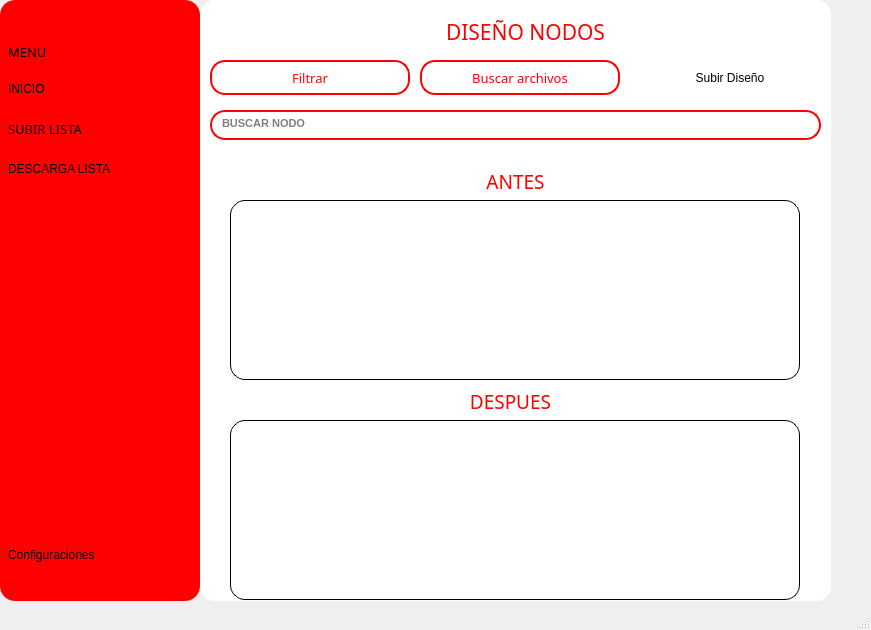
<?xml version="1.0" encoding="UTF-8"?>
<ui version="4.0">
 <class>MainWindow</class>
 <widget class="QMainWindow" name="MainWindow">
  <property name="geometry">
   <rect>
    <x>0</x>
    <y>0</y>
    <width>871</width>
    <height>630</height>
   </rect>
  </property>
  <property name="windowTitle">
   <string>MainWindow</string>
  </property>
  <widget class="QWidget" name="centralwidget">
   <widget class="QWidget" name="widget_2" native="true">
    <property name="geometry">
     <rect>
      <x>0</x>
      <y>0</y>
      <width>871</width>
      <height>651</height>
     </rect>
    </property>
    <widget class="QFrame" name="frame_lateral_2">
     <property name="geometry">
      <rect>
       <x>0</x>
       <y>0</y>
       <width>200</width>
       <height>601</height>
      </rect>
     </property>
     <property name="minimumSize">
      <size>
       <width>200</width>
       <height>0</height>
      </size>
     </property>
     <property name="maximumSize">
      <size>
       <width>0</width>
       <height>12000</height>
      </size>
     </property>
     <property name="sizeIncrement">
      <size>
       <width>0</width>
       <height>0</height>
      </size>
     </property>
     <property name="styleSheet">
      <string notr="true">QFrame{
background-color: rgb(255, 0, 0);
border-radius:15px;
}


</string>
     </property>
     <property name="frameShape">
      <enum>QFrame::StyledPanel</enum>
     </property>
     <property name="frameShadow">
      <enum>QFrame::Raised</enum>
     </property>
     <layout class="QVBoxLayout" name="verticalLayout_7">
      <property name="spacing">
       <number>0</number>
      </property>
      <property name="leftMargin">
       <number>0</number>
      </property>
      <property name="topMargin">
       <number>0</number>
      </property>
      <property name="rightMargin">
       <number>0</number>
      </property>
      <property name="bottomMargin">
       <number>0</number>
      </property>
      <item>
       <layout class="QHBoxLayout" name="horizontalLayout_6">
        <property name="spacing">
         <number>0</number>
        </property>
        <property name="leftMargin">
         <number>10</number>
        </property>
        <property name="topMargin">
         <number>10</number>
        </property>
        <property name="rightMargin">
         <number>120</number>
        </property>
        <property name="bottomMargin">
         <number>10</number>
        </property>
        <item>
         <widget class="QPushButton" name="bt_restaurar">
          <property name="maximumSize">
           <size>
            <width>16777215</width>
            <height>35</height>
           </size>
          </property>
          <property name="styleSheet">
           <string notr="true">QPushButton{
border:0px;
}
QPushButton#bt_restaurar:pressed{
padding-left:1px;
padding-top:1px;

}</string>
          </property>
          <property name="text">
           <string/>
          </property>
          <property name="icon">
           <iconset>
            <normaloff>../images/fullscreen.png</normaloff>../images/fullscreen.png</iconset>
          </property>
         </widget>
        </item>
        <item>
         <widget class="QPushButton" name="bt_close">
          <property name="maximumSize">
           <size>
            <width>16777215</width>
            <height>35</height>
           </size>
          </property>
          <property name="styleSheet">
           <string notr="true">QPushButton{
border:0px;
}
QPushButton#bt_close:pressed{
padding-left:1px;
padding-top:1px;

}</string>
          </property>
          <property name="text">
           <string/>
          </property>
          <property name="icon">
           <iconset>
            <normaloff>../images/cerca.png</normaloff>../images/cerca.png</iconset>
          </property>
         </widget>
        </item>
        <item>
         <widget class="QPushButton" name="bt_minimizar">
          <property name="maximumSize">
           <size>
            <width>16777215</width>
            <height>35</height>
           </size>
          </property>
          <property name="styleSheet">
           <string notr="true">QPushButton{
border:0px;
}
QPushButton#bt_minimizar:pressed{
padding-left:1px;
padding-top:1px;

}</string>
          </property>
          <property name="text">
           <string/>
          </property>
          <property name="icon">
           <iconset>
            <normaloff>../images/minus.png</normaloff>../images/minus.png</iconset>
          </property>
         </widget>
        </item>
        <item>
         <widget class="QPushButton" name="bt_max">
          <property name="maximumSize">
           <size>
            <width>16777215</width>
            <height>35</height>
           </size>
          </property>
          <property name="styleSheet">
           <string notr="true">QPushButton{
border:0px;
}
QPushButton#bt_max:pressed{
padding-left:1px;
padding-top:1px;

}</string>
          </property>
          <property name="text">
           <string/>
          </property>
          <property name="icon">
           <iconset>
            <normaloff>../images/minimize.png</normaloff>../images/minimize.png</iconset>
          </property>
         </widget>
        </item>
       </layout>
      </item>
      <item>
       <widget class="QPushButton" name="bt_menu">
        <property name="minimumSize">
         <size>
          <width>200</width>
          <height>35</height>
         </size>
        </property>
        <property name="maximumSize">
         <size>
          <width>16777215</width>
          <height>35</height>
         </size>
        </property>
        <property name="font">
         <font>
          <family>Arial Black</family>
          <pointsize>10</pointsize>
          <weight>10</weight>
          <italic>false</italic>
          <bold>false</bold>
          <kerning>true</kerning>
         </font>
        </property>
        <property name="layoutDirection">
         <enum>Qt::LeftToRight</enum>
        </property>
        <property name="autoFillBackground">
         <bool>false</bool>
        </property>
        <property name="styleSheet">
         <string notr="true">QPushButton#bt_menu:pressed{
padding-left:5px;
padding-top:5px;
background-color:rgba(105, 118, 132, 200);

}

QPushButton#bt_menu:hover{
font:87 10pt &quot;Arial Black&quot;;
background-color:white;

}
QPushButton#bt_menu{
backgroud-color:#aa00ff;
font:87 10pt &quot;Arial Black&quot;;
border-radius:15px;
text-align: left;
padding-left: 8px;

}
 </string>
        </property>
        <property name="text">
         <string>MENU</string>
        </property>
        <property name="icon">
         <iconset>
          <normaloff>../images/menu.png</normaloff>../images/menu.png</iconset>
        </property>
        <property name="iconSize">
         <size>
          <width>15</width>
          <height>15</height>
         </size>
        </property>
       </widget>
      </item>
      <item>
       <widget class="QPushButton" name="bt_inicio">
        <property name="minimumSize">
         <size>
          <width>0</width>
          <height>40</height>
         </size>
        </property>
        <property name="maximumSize">
         <size>
          <width>16777215</width>
          <height>40</height>
         </size>
        </property>
        <property name="styleSheet">
         <string notr="true">QPushButton#bt_inicio:pressed{
padding-left:5px;
padding-top:5px;
background-color:rgba(105, 118, 132, 200);
}

QPushButton#bt_inicio:hover{
font:87 10pt &quot;Arial Black&quot;;
background-color:white;
}
QPushButton#bt_inicio{
backgroud-color:#aa00ff;
font:87 10pt &quot;Arial Black&quot;;
border-radius:15px;
text-align: left;
padding-left: 8px;
}</string>
        </property>
        <property name="text">
         <string>INICIO</string>
        </property>
        <property name="icon">
         <iconset>
          <normaloff>../images/hogar.png</normaloff>../images/hogar.png</iconset>
        </property>
       </widget>
      </item>
      <item>
       <widget class="QPushButton" name="bt_base_datos">
        <property name="minimumSize">
         <size>
          <width>0</width>
          <height>40</height>
         </size>
        </property>
        <property name="maximumSize">
         <size>
          <width>16777215</width>
          <height>40</height>
         </size>
        </property>
        <property name="font">
         <font>
          <family>Arial Black</family>
          <pointsize>10</pointsize>
          <weight>10</weight>
          <italic>false</italic>
          <bold>false</bold>
         </font>
        </property>
        <property name="styleSheet">
         <string notr="true">QPushButton#bt_base_datos:pressed{
padding-left:5px;
padding-top:5px;
background-color:rgba(105, 118, 132, 200);
}

QPushButton#bt_base_datos:hover{
font:87 10pt &quot;Arial Black&quot;;
background-color:white;
}
QPushButton#bt_base_datos{
backgroud-color:#aa00ff;
font:87 10pt &quot;Arial Black&quot;;
border-radius:15px;
text-align: left;
padding-left: 8px;
}</string>
        </property>
        <property name="text">
         <string>SUBIR LISTA</string>
        </property>
        <property name="icon">
         <iconset>
          <normaloff>../images/flecha-hacia-arriba.png</normaloff>../images/flecha-hacia-arriba.png</iconset>
        </property>
       </widget>
      </item>
      <item>
       <widget class="QPushButton" name="bt_list">
        <property name="minimumSize">
         <size>
          <width>0</width>
          <height>40</height>
         </size>
        </property>
        <property name="maximumSize">
         <size>
          <width>16777215</width>
          <height>40</height>
         </size>
        </property>
        <property name="styleSheet">
         <string notr="true">QPushButton#bt_list:pressed{
padding-left:5px;
padding-top:5px;
background-color:rgba(105, 118, 132, 200);
}

QPushButton#bt_list:hover{
font:87 10pt &quot;Arial Black&quot;;
background-color:white;
}
QPushButton#bt_list{
backgroud-color:#aa00ff;
font:87 10pt &quot;Arial Black&quot;;
border-radius:15px;
text-align: left;
padding-left: 8px;
}</string>
        </property>
        <property name="text">
         <string>DESCARGA LISTA</string>
        </property>
        <property name="icon">
         <iconset>
          <normaloff>../images/flecha-hacia-abajo.png</normaloff>../images/flecha-hacia-abajo.png</iconset>
        </property>
       </widget>
      </item>
      <item>
       <spacer name="verticalSpacer_3">
        <property name="orientation">
         <enum>Qt::Vertical</enum>
        </property>
        <property name="sizeHint" stdset="0">
         <size>
          <width>20</width>
          <height>360</height>
         </size>
        </property>
       </spacer>
      </item>
      <item>
       <widget class="QPushButton" name="bt_config">
        <property name="minimumSize">
         <size>
          <width>0</width>
          <height>40</height>
         </size>
        </property>
        <property name="maximumSize">
         <size>
          <width>16777215</width>
          <height>40</height>
         </size>
        </property>
        <property name="styleSheet">
         <string notr="true">QPushButton#bt_config:pressed{
padding-left:5px;
padding-top:5px;
background-color:rgba(105, 118, 132, 200);
}

QPushButton#bt_config:hover{
font:87 10pt &quot;Arial Black&quot;;
background-color:white;
}
QPushButton#bt_config{
backgroud-color:#aa00ff;
font:87 10pt &quot;Arial Black&quot;;
border-radius:15px;
text-align: left;
padding-left: 8px;
}</string>
        </property>
        <property name="text">
         <string>Configuraciones</string>
        </property>
        <property name="icon">
         <iconset>
          <normaloff>../images/configuraciones.png</normaloff>../images/configuraciones.png</iconset>
        </property>
       </widget>
      </item>
      <item>
       <spacer name="verticalSpacer_4">
        <property name="orientation">
         <enum>Qt::Vertical</enum>
        </property>
        <property name="sizeHint" stdset="0">
         <size>
          <width>20</width>
          <height>40</height>
         </size>
        </property>
       </spacer>
      </item>
     </layout>
    </widget>
    <widget class="QStackedWidget" name="stackedWidget_2">
     <property name="geometry">
      <rect>
       <x>200</x>
       <y>0</y>
       <width>631</width>
       <height>601</height>
      </rect>
     </property>
     <property name="styleSheet">
      <string notr="true">background-color: rgb(255, 255, 255);
border-radius:15px;</string>
     </property>
     <property name="currentIndex">
      <number>0</number>
     </property>
     <widget class="QWidget" name="page_tres">
      <widget class="QLabel" name="label_21">
       <property name="geometry">
        <rect>
         <x>200</x>
         <y>390</y>
         <width>221</width>
         <height>22</height>
        </rect>
       </property>
       <property name="font">
        <font>
         <family>Lucida Bright</family>
         <pointsize>14</pointsize>
        </font>
       </property>
       <property name="styleSheet">
        <string notr="true">color:red;</string>
       </property>
       <property name="text">
        <string>DESPUES</string>
       </property>
       <property name="alignment">
        <set>Qt::AlignCenter</set>
       </property>
      </widget>
      <widget class="QLabel" name="label_17">
       <property name="geometry">
        <rect>
         <x>200</x>
         <y>170</y>
         <width>231</width>
         <height>22</height>
        </rect>
       </property>
       <property name="font">
        <font>
         <family>Lucida Bright</family>
         <pointsize>14</pointsize>
        </font>
       </property>
       <property name="styleSheet">
        <string notr="true">color:red;</string>
       </property>
       <property name="text">
        <string>ANTES</string>
       </property>
       <property name="alignment">
        <set>Qt::AlignCenter</set>
       </property>
      </widget>
      <widget class="QTableView" name="tableView">
       <property name="geometry">
        <rect>
         <x>30</x>
         <y>420</y>
         <width>570</width>
         <height>180</height>
        </rect>
       </property>
       <property name="styleSheet">
        <string notr="true">QTableView {border: 1px solid black ;
background-color: white; color: black; }
QTableView::item { border-bottom: 1px solid black; border-right: 1px solid black;
 height: 50px; width: 100px; 
}
QHeaderView::section { background-color: gray; color: white; }
QTableView::item:selected { background-color: blue; color: white;	}</string>
       </property>
      </widget>
      <widget class="QTableWidget" name="tableWidget">
       <property name="geometry">
        <rect>
         <x>30</x>
         <y>200</y>
         <width>570</width>
         <height>180</height>
        </rect>
       </property>
       <property name="styleSheet">
        <string notr="true">QTableView {border: 1px solid black ;
background-color: white; color: black; }
QTableView::item { border-bottom: 1px solid black; border-right: 1px solid black;
 height: 50px; width: 100px; 
}
QHeaderView::section { background-color: gray; color: white; }
QTableView::item:selected { background-color: blue; color: white;	}</string>
       </property>
      </widget>
      <widget class="QLabel" name="label_19">
       <property name="geometry">
        <rect>
         <x>200</x>
         <y>20</y>
         <width>251</width>
         <height>23</height>
        </rect>
       </property>
       <property name="font">
        <font>
         <family>Lucida Bright</family>
         <pointsize>16</pointsize>
        </font>
       </property>
       <property name="styleSheet">
        <string notr="true">color:red;</string>
       </property>
       <property name="text">
        <string>DISEÑO NODOS</string>
       </property>
       <property name="alignment">
        <set>Qt::AlignCenter</set>
       </property>
      </widget>
      <widget class="QLineEdit" name="lineEdit_buscar">
       <property name="geometry">
        <rect>
         <x>10</x>
         <y>110</y>
         <width>611</width>
         <height>30</height>
        </rect>
       </property>
       <property name="font">
        <font>
         <pointsize>8</pointsize>
         <weight>75</weight>
         <bold>true</bold>
        </font>
       </property>
       <property name="styleSheet">
        <string notr="true">
border-radius:15px;

padding-bottom:3px;
border:1.5px solid red;
padding-left: 8px;</string>
       </property>
       <property name="placeholderText">
        <string>BUSCAR NODO</string>
       </property>
      </widget>
      <widget class="QPushButton" name="bt_filtrar">
       <property name="geometry">
        <rect>
         <x>10</x>
         <y>60</y>
         <width>200</width>
         <height>35</height>
        </rect>
       </property>
       <property name="minimumSize">
        <size>
         <width>200</width>
         <height>35</height>
        </size>
       </property>
       <property name="maximumSize">
        <size>
         <width>16777215</width>
         <height>35</height>
        </size>
       </property>
       <property name="font">
        <font>
         <family>Arial Black</family>
         <pointsize>10</pointsize>
         <weight>6</weight>
         <italic>false</italic>
         <bold>false</bold>
         <kerning>true</kerning>
        </font>
       </property>
       <property name="layoutDirection">
        <enum>Qt::LeftToRight</enum>
       </property>
       <property name="autoFillBackground">
        <bool>false</bool>
       </property>
       <property name="styleSheet">
        <string notr="true">QPushButton#bt_filtrar:pressed{
padding-left:5px;
padding-top:5px;
background-color:#505050;

}

QPushButton#bt_filtrar:hover{
font:50 10pt &quot;Arial Black&quot;;
background-color:white;

}
QPushButton#bt_filtrar{
backgroud-color:#505050;
font:50 10pt &quot;Arial Black&quot;;
border-radius:15px;
border:1.5px solid red;
color:red;
}



</string>
       </property>
       <property name="text">
        <string>Filtrar</string>
       </property>
       <property name="iconSize">
        <size>
         <width>15</width>
         <height>15</height>
        </size>
       </property>
      </widget>
      <widget class="QPushButton" name="bt_search_files">
       <property name="geometry">
        <rect>
         <x>220</x>
         <y>60</y>
         <width>200</width>
         <height>35</height>
        </rect>
       </property>
       <property name="minimumSize">
        <size>
         <width>200</width>
         <height>35</height>
        </size>
       </property>
       <property name="maximumSize">
        <size>
         <width>16777215</width>
         <height>35</height>
        </size>
       </property>
       <property name="font">
        <font>
         <family>Arial Black</family>
         <pointsize>10</pointsize>
         <weight>6</weight>
         <italic>false</italic>
         <bold>false</bold>
         <kerning>true</kerning>
        </font>
       </property>
       <property name="layoutDirection">
        <enum>Qt::LeftToRight</enum>
       </property>
       <property name="autoFillBackground">
        <bool>false</bool>
       </property>
       <property name="styleSheet">
        <string notr="true">QPushButton#bt_search_files:pressed{
padding-left:5px;
padding-top:5px;
background-color:#505050;

}

QPushButton#bt_search_files:hover{
font:50 10pt &quot;Arial Black&quot;;
background-color:white;

}
QPushButton#bt_search_files{
backgroud-color:#505050;
font:50 10pt &quot;Arial Black&quot;;
border-radius:15px;
border:1.5px solid red;
color:red;
}



</string>
       </property>
       <property name="text">
        <string>Buscar archivos</string>
       </property>
       <property name="iconSize">
        <size>
         <width>15</width>
         <height>15</height>
        </size>
       </property>
      </widget>
      <widget class="QPushButton" name="bt_upload_file">
       <property name="geometry">
        <rect>
         <x>430</x>
         <y>60</y>
         <width>200</width>
         <height>35</height>
        </rect>
       </property>
       <property name="styleSheet">
        <string notr="true">QPushButton#bt_upload_file:pressed{
padding-left:5px;
padding-top:5px;
background-color:#505050;

}

QPushButton#bt_upload_file:hover{
font:50 10pt &quot;Arial Black&quot;;
background-color:white;

}
QPushButton#bt_upload_file{
backgroud-color:#505050;
font:50 10pt &quot;Arial Black&quot;;
border-radius:15px;
border:1.5px solid red;
color:red;
}
</string>
       </property>
       <property name="text">
        <string>Subir Diseño</string>
       </property>
      </widget>
     </widget>
     <widget class="QWidget" name="page_uno">
      <widget class="QLabel" name="label_27">
       <property name="geometry">
        <rect>
         <x>230</x>
         <y>20</y>
         <width>221</width>
         <height>41</height>
        </rect>
       </property>
       <property name="font">
        <font>
         <pointsize>14</pointsize>
         <weight>75</weight>
         <bold>true</bold>
        </font>
       </property>
       <property name="styleSheet">
        <string notr="true">color:red;</string>
       </property>
       <property name="text">
        <string>DESCARGA DE LISTAS</string>
       </property>
      </widget>
      <widget class="QLineEdit" name="lineEdit_descargar_lista">
       <property name="geometry">
        <rect>
         <x>70</x>
         <y>80</y>
         <width>531</width>
         <height>31</height>
        </rect>
       </property>
       <property name="font">
        <font>
         <weight>75</weight>
         <bold>true</bold>
        </font>
       </property>
       <property name="styleSheet">
        <string notr="true">border-radius:15px;

padding-bottom:3px;
border:1.5px solid red;
padding-left: 8px;</string>
       </property>
       <property name="placeholderText">
        <string>LISTA A DESCARGAR</string>
       </property>
      </widget>
      <widget class="QLabel" name="label_28">
       <property name="geometry">
        <rect>
         <x>250</x>
         <y>150</y>
         <width>181</width>
         <height>31</height>
        </rect>
       </property>
       <property name="font">
        <font>
         <pointsize>14</pointsize>
         <weight>75</weight>
         <bold>true</bold>
        </font>
       </property>
       <property name="styleSheet">
        <string notr="true">color:red;</string>
       </property>
       <property name="text">
        <string>GUARDAR COMO:</string>
       </property>
      </widget>
      <widget class="QPushButton" name="download_LIST">
       <property name="geometry">
        <rect>
         <x>230</x>
         <y>250</y>
         <width>211</width>
         <height>31</height>
        </rect>
       </property>
       <property name="styleSheet">
        <string notr="true">QPushButton#download_list:pressed{
padding-left:5px;
padding-top:5px;
background-color:#505050;

}

QPushButton#download_list:hover{
font:87 10pt &quot;Arial Black&quot;;
background-color:white;

}
QPushButton#download_list{
backgroud-color:#505050;
font:87 10pt &quot;Arial Black&quot;;
border-radius:15px;
border:1.5px solid red;
color:red;
}



</string>
       </property>
       <property name="text">
        <string>Descargar lista</string>
       </property>
      </widget>
      <widget class="QProgressBar" name="progressBar">
       <property name="geometry">
        <rect>
         <x>120</x>
         <y>380</y>
         <width>421</width>
         <height>31</height>
        </rect>
       </property>
       <property name="styleSheet">
        <string notr="true">QProgressBar {
    border: 2px solid grey;
    border-radius: 5px;
    text-align: center;
}

QProgressBar::chunk {
    background-color: qlineargradient(x1:0, y1:0, x2:1, y2:0,
        stop:0 #FFDAB9, stop:1 #CD5C5C);
    border-radius: 5px;
}</string>
       </property>
       <property name="value">
        <number>0</number>
       </property>
      </widget>
      <widget class="QComboBox" name="comboBox">
       <property name="geometry">
        <rect>
         <x>210</x>
         <y>200</y>
         <width>251</width>
         <height>31</height>
        </rect>
       </property>
       <property name="styleSheet">
        <string notr="true">QComboBox {
                font: 16px;
                color: #555555;
                border: 2px solid red;
                border-radius: 8px;
                padding: 5px;
            }
QComboBox:hover {
                border-color:red;
            }
            
QComboBox::drop-down {
                subcontrol-origin: padding;
                subcontrol-position: top right;
                width: 25px;
                border-left-width: 0px;
                border-top-width: 0px;
                border-bottom-width: 0px;
                border-right-width: 0px;
                border-color: black;
                border-style: solid;
                border-radius: 8px;
            }
            
QComboBox::down-arrow {
               
                width: 16px;
                height: 16px;
            }
            
QComboBox::down-button {
                border: 2px solid #888888;
                border-radius: 8px;
                padding: 5px;
                background-color: #eeeeee;
            }
            
QComboBox::up-button {
                border: 2px solid #888888;
                border-radius: 8px;
                padding: 5px;
                background-color: #eeeeee;
            }
            
QComboBox:disabled {
                color: black;
            }            
</string>
       </property>
       <property name="editable">
        <bool>false</bool>
       </property>
       <property name="currentText">
        <string>Elija nombre del archivo</string>
       </property>
       <property name="maxVisibleItems">
        <number>10</number>
       </property>
       <item>
        <property name="text">
         <string>Elija nombre del archivo</string>
        </property>
        <property name="icon">
         <iconset>
          <normaloff>../images/row_combo.png</normaloff>../images/row_combo.png</iconset>
        </property>
       </item>
       <item>
        <property name="text">
         <string>Arris_SCMSummary</string>
        </property>
       </item>
       <item>
        <property name="text">
         <string>Casa_SCMSummary</string>
        </property>
       </item>
       <item>
        <property name="text">
         <string>Ocupacion - Marcacion RPHY Harmonic</string>
        </property>
       </item>
      </widget>
     </widget>
     <widget class="QWidget" name="page_dos">
      <widget class="QLabel" name="label_29">
       <property name="geometry">
        <rect>
         <x>180</x>
         <y>80</y>
         <width>291</width>
         <height>21</height>
        </rect>
       </property>
       <property name="font">
        <font>
         <pointsize>14</pointsize>
         <weight>75</weight>
         <bold>true</bold>
        </font>
       </property>
       <property name="styleSheet">
        <string notr="true">color:red;</string>
       </property>
       <property name="text">
        <string>SUBIR LISTA A SHAREPOINT</string>
       </property>
      </widget>
      <widget class="QLineEdit" name="lineEdit_buscar_2">
       <property name="geometry">
        <rect>
         <x>150</x>
         <y>150</y>
         <width>341</width>
         <height>31</height>
        </rect>
       </property>
       <property name="font">
        <font>
         <weight>75</weight>
         <bold>true</bold>
        </font>
       </property>
       <property name="styleSheet">
        <string notr="true">border-radius:15px;
padding-bottom:3px;
border:1.5px solid red;
padding-left: 8px;</string>
       </property>
       <property name="placeholderText">
        <string>NOMBRE DE LISTA DE SHAREPOINT</string>
       </property>
      </widget>
      <widget class="QPushButton" name="bt_filtrar_2">
       <property name="geometry">
        <rect>
         <x>230</x>
         <y>240</y>
         <width>141</width>
         <height>31</height>
        </rect>
       </property>
       <property name="styleSheet">
        <string notr="true">QPushButton#bt_upload_list:pressed{
padding-left:5px;
padding-top:5px;
background-color:#505050;

}

QPushButton#bt_upload_list:hover{
font:87 10pt &quot;Arial Black&quot;;
background-color:white;

}
QPushButton#bt_upload_list{
backgroud-color:#505050;
font:87 10pt &quot;Arial Black&quot;;
border-radius:15px;
color:red;
border:1.5px solid red;
}</string>
       </property>
       <property name="text">
        <string>SUBIR</string>
       </property>
      </widget>
      <widget class="QProgressBar" name="progressBar_2">
       <property name="geometry">
        <rect>
         <x>100</x>
         <y>370</y>
         <width>411</width>
         <height>31</height>
        </rect>
       </property>
       <property name="styleSheet">
        <string notr="true">QProgressBar {
    border: 2px solid grey;
    border-radius: 5px;
    text-align: center;
}

QProgressBar::chunk {
    background-color: qlineargradient(x1:0, y1:0, x2:1, y2:0,
        stop:0 #FFDAB9, stop:1 #CD5C5C);
    border-radius: 5px;
}</string>
       </property>
       <property name="value">
        <number>0</number>
       </property>
      </widget>
      <widget class="QPushButton" name="search_files">
       <property name="geometry">
        <rect>
         <x>60</x>
         <y>240</y>
         <width>141</width>
         <height>31</height>
        </rect>
       </property>
       <property name="styleSheet">
        <string notr="true">QPushButton#search_files:pressed{
padding-left:5px;
padding-top:5px;
border-color:red;
background-color:#505050;

}

QPushButton#search_files:hover{
font:87 10pt &quot;Arial Black&quot;;
background-color:white;

}
QPushButton#search_files{
backgroud-color:#505050;
font:87 10pt &quot;Arial Black&quot;;
border-radius:15px;
border-color:red;
color:red;
border:1.5px solid red;
}

</string>
       </property>
       <property name="text">
        <string>BUSCAR ARCHIVO</string>
       </property>
      </widget>
      <widget class="QPushButton" name="bt_stop">
       <property name="geometry">
        <rect>
         <x>400</x>
         <y>240</y>
         <width>141</width>
         <height>31</height>
        </rect>
       </property>
       <property name="styleSheet">
        <string notr="true">QPushButton#bt_stop:pressed{
padding-left:5px;
padding-top:5px;
background-color:#505050;

}

QPushButton#bt_stop:hover{
font:87 10pt &quot;Arial Black&quot;;
background-color:white;

}
QPushButton#bt_stop{
backgroud-color:#505050;
font:87 10pt &quot;Arial Black&quot;;
border-radius:15px;
border:1.5px solid red;
color:red;
}</string>
       </property>
       <property name="text">
        <string>DETENER</string>
       </property>
      </widget>
     </widget>
     <widget class="QWidget" name="page_cuatro">
      <widget class="QLabel" name="label_15">
       <property name="geometry">
        <rect>
         <x>20</x>
         <y>250</y>
         <width>541</width>
         <height>16</height>
        </rect>
       </property>
       <property name="font">
        <font>
         <pointsize>7</pointsize>
         <weight>75</weight>
         <bold>true</bold>
        </font>
       </property>
       <property name="text">
        <string>Adicione una vez mas este caracter '\' , a la ruta como este ejemplo: C:--&gt;\\&lt;--Users\PC\Desktop</string>
       </property>
      </widget>
      <widget class="QLineEdit" name="lineEdit_site_Sharepoint">
       <property name="geometry">
        <rect>
         <x>20</x>
         <y>100</y>
         <width>280</width>
         <height>30</height>
        </rect>
       </property>
       <property name="font">
        <font>
         <pointsize>8</pointsize>
         <weight>75</weight>
         <bold>true</bold>
        </font>
       </property>
       <property name="styleSheet">
        <string notr="true">
border-radius:15px;

padding-bottom:3px;
border:1.5px solid red;
padding-left: 8px;</string>
       </property>
       <property name="placeholderText">
        <string>Link del sitio de Sharepoint</string>
       </property>
      </widget>
      <widget class="QLineEdit" name="lineEdit_folder_subir_archivo">
       <property name="geometry">
        <rect>
         <x>20</x>
         <y>340</y>
         <width>280</width>
         <height>30</height>
        </rect>
       </property>
       <property name="font">
        <font>
         <pointsize>8</pointsize>
         <weight>75</weight>
         <bold>true</bold>
        </font>
       </property>
       <property name="cursor">
        <cursorShape>IBeamCursor</cursorShape>
       </property>
       <property name="styleSheet">
        <string notr="true">border-radius:15px;

padding-bottom:3px;
border:1.5px solid red;
padding-left: 8px;</string>
       </property>
       <property name="placeholderText">
        <string>Ruta de carpeta a subir en Sharepoint</string>
       </property>
      </widget>
      <widget class="QLineEdit" name="lineEdit_Path_lists">
       <property name="geometry">
        <rect>
         <x>20</x>
         <y>200</y>
         <width>280</width>
         <height>30</height>
        </rect>
       </property>
       <property name="font">
        <font>
         <pointsize>8</pointsize>
         <weight>75</weight>
         <bold>true</bold>
        </font>
       </property>
       <property name="cursor">
        <cursorShape>IBeamCursor</cursorShape>
       </property>
       <property name="styleSheet">
        <string notr="true">border-radius:15px;

padding-bottom:3px;
border:1.5px solid red;
padding-left: 8px;</string>
       </property>
       <property name="placeholderText">
        <string>Ruta para la descarga de listas</string>
       </property>
      </widget>
      <widget class="QPushButton" name="bt_save_con">
       <property name="geometry">
        <rect>
         <x>20</x>
         <y>440</y>
         <width>200</width>
         <height>35</height>
        </rect>
       </property>
       <property name="minimumSize">
        <size>
         <width>200</width>
         <height>35</height>
        </size>
       </property>
       <property name="maximumSize">
        <size>
         <width>16777215</width>
         <height>35</height>
        </size>
       </property>
       <property name="font">
        <font>
         <family>Arial Black</family>
         <pointsize>10</pointsize>
         <weight>10</weight>
         <italic>false</italic>
         <bold>false</bold>
         <kerning>true</kerning>
        </font>
       </property>
       <property name="layoutDirection">
        <enum>Qt::LeftToRight</enum>
       </property>
       <property name="autoFillBackground">
        <bool>false</bool>
       </property>
       <property name="styleSheet">
        <string notr="true">QPushButton#bt_save_con:pressed{
padding-left:5px;
padding-top:5px;
background-color:#505050;

}

QPushButton#bt_save_con:hover{
font:87 10pt &quot;Arial Black&quot;;
background-color:white;

}
QPushButton#bt_save_con{
backgroud-color:#505050;
font:87 10pt &quot;Arial Black&quot;;
border-radius:15px;
border:1.5px solid red;
color:red;
}



</string>
       </property>
       <property name="text">
        <string>Guardar</string>
       </property>
       <property name="iconSize">
        <size>
         <width>15</width>
         <height>15</height>
        </size>
       </property>
      </widget>
      <widget class="QLabel" name="label_16">
       <property name="geometry">
        <rect>
         <x>20</x>
         <y>20</y>
         <width>261</width>
         <height>41</height>
        </rect>
       </property>
       <property name="font">
        <font>
         <family>Lucida Sans Unicode</family>
         <pointsize>20</pointsize>
         <weight>50</weight>
         <bold>false</bold>
        </font>
       </property>
       <property name="styleSheet">
        <string notr="true">color:red;</string>
       </property>
       <property name="text">
        <string>CONFIGURACION</string>
       </property>
      </widget>
      <widget class="QLabel" name="label_18">
       <property name="geometry">
        <rect>
         <x>20</x>
         <y>150</y>
         <width>461</width>
         <height>16</height>
        </rect>
       </property>
       <property name="font">
        <font>
         <pointsize>7</pointsize>
         <weight>75</weight>
         <bold>true</bold>
        </font>
       </property>
       <property name="text">
        <string>Ejemplo: https://claromovilco.sharepoint.com/sites/nombre_sitio_SharePoint/&quot; </string>
       </property>
      </widget>
     </widget>
    </widget>
   </widget>
  </widget>
  <widget class="QStatusBar" name="statusbar"/>
 </widget>
 <resources/>
 <connections/>
</ui>
